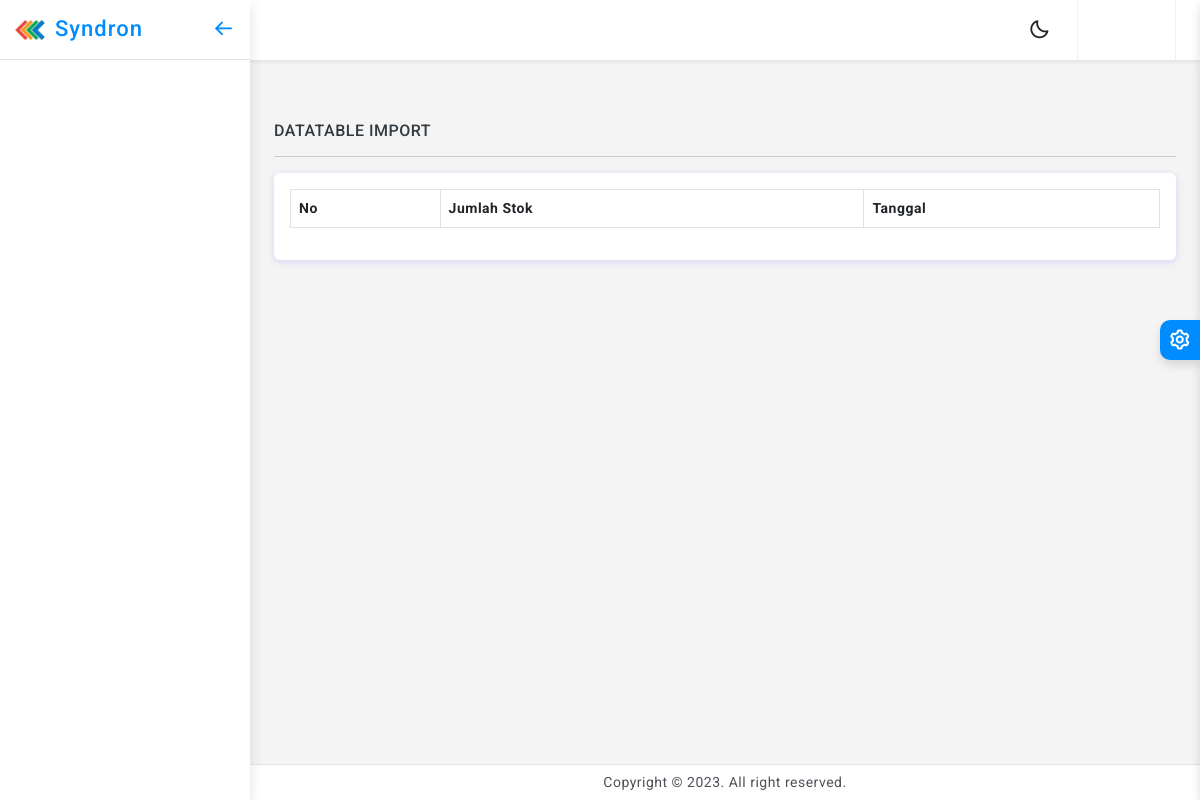
The page /index.php/solar on the database as committed earlier.
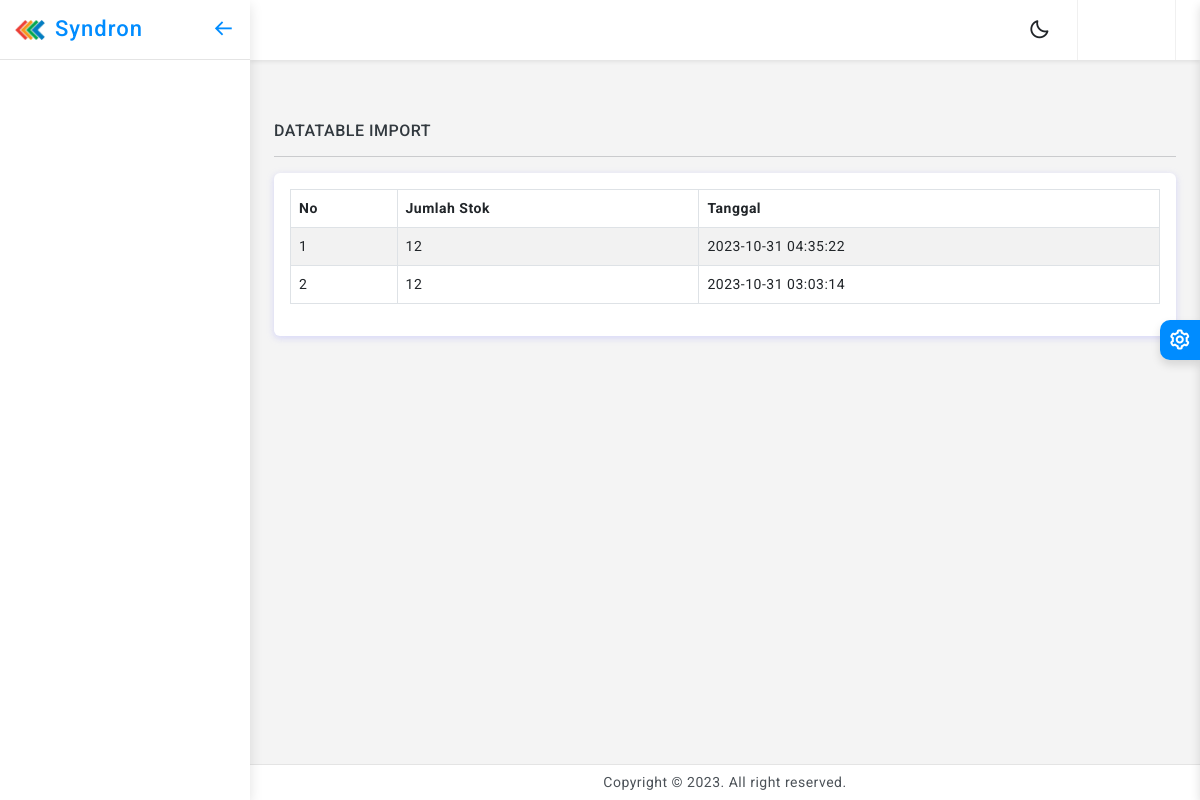
The same page on the database as committed later.
### tables this page shows
CREATE TABLE `solar` (
  `ID_Solar` int(11) NOT NULL,
  `Jumlah_Stok` int(11) DEFAULT NULL,
  `created_at` timestamp NOT NULL DEFAULT current_timestamp()
);

### application/controllers/Solar.php (called while the page is built, shortened)
<?php
class Solar extends CI_Controller
{
    public function index()
    {
        $this->data['idbo'] = $this->session->userdata('ses_id');
		$this->load->model('Solar_Model');
        $data = $this->Solar_Model->get_solar_list();
        $this->data['title_web'] = 'Data Solar';
        $this->load->view('template/header_view',$this->data);
        $this->load->view('template/sidebar_view',$this->data);
        $this->load->view('solar/listSolar',['data' => $data]);
        $this->load->view('template/footer_view',$this->data);
    }
}

### index.php (called while the page is built, shortened)
<?php
require_once BASEPATH.'core/CodeIgniter.php';

### application/models/Solar_Model.php (called while the page is built, shortened)
<?php
class Solar_Model extends CI_Model{
    public function get_solar_list(){
        $this->db->order_by('ID_solar', 'DESC');
        return $this->db->get('solar')->result();
    }
}

### application/views/solar/listSolar.php (the view, shortened to what this page needs)
<div class="page-wrapper">
    <div class="page-content">
        <div class="page-breadcrumb d-none d-sm-flex align-items-center mb-3">
        </div>
        <h6 class="mb-0 text-uppercase">DataTable Import</h6>
        <hr />
        <div class="card">
            <div class="card-body">
                <div class="table-responsive">
                    <table id="example2" class="table table-striped table-bordered">
                        <thead>
                            <tr>
                                <th>No</th>
                                <th>Jumlah Stok</th>
                                <th>Tanggal</th>
                            </tr>
                        </thead>
                        <tbody>
                            <?php $no = 1;
                            foreach ($data as $isi): ?>
                                <tr>
                                    <td>
                                        <?= $no; ?>
                                    </td>
                                    <td>
                                        <?= $isi->Jumlah_Stok; ?>
                                    </td>
                                    <td>
                                        <?= $isi->created_at; ?>
                                    </td>
                                </tr>
                                <?php $no++; endforeach; ?>
                        </tbody>
                    </table>
                </div>
            </div>
        </div>
    </div>
</div>

### application/views/template/header_view.php (shortened to what this page needs)
<!doctype html>
<html lang="en">
<head>
  <link href="<?php echo base_url(); ?>assets/plugins/vectormap/jquery-jvectormap-2.0.2.css" rel="stylesheet" />
  <link href="<?php echo base_url(); ?>assets/plugins/simplebar/css/simplebar.css" rel="stylesheet" />
  <link href="<?php echo base_url(); ?>assets/plugins/perfect-scrollbar/css/perfect-scrollbar.css" rel="stylesheet" />
  <link href="<?php echo base_url(); ?>assets/plugins/metismenu/css/metisMenu.min.css" rel="stylesheet" />
  <link href="<?php echo base_url(); ?>assets/plugins/datatable/css/dataTables.bootstrap5.min.css" rel="stylesheet" />
  <link href="<?php echo base_url(); ?>assets/css/pace.min.css" rel="stylesheet" />
  <link href="<?php echo base_url(); ?>assets/css/bootstrap.min.css" rel="stylesheet">
  <link href="<?php echo base_url(); ?>assets/css/bootstrap-extended.css" rel="stylesheet">
  <link href="<?php echo base_url(); ?>assets/css/app.css" rel="stylesheet">
  <link href="<?php echo base_url(); ?>assets/css/icons.css" rel="stylesheet">
  <link rel="stylesheet" href="<?php echo base_url(); ?>assets/css/dark-theme.css" />
  <link rel="stylesheet" href="<?php echo base_url(); ?>assets/css/semi-dark.css" />
  <link rel="stylesheet" href="<?php echo base_url(); ?>assets/css/header-colors.css" />
  <link rel="stylesheet" href="https://cdn.jsdelivr.net/npm/sweetalert2@11/dist/sweetalert2.min.css">
</head>
<body>
  <div class="wrapper">
    <header>
      <div class="topbar d-flex align-items-center">
        <nav class="navbar navbar-expand gap-3">
          <div class="top-menu ms-auto">
            <ul class="navbar-nav align-items-center gap-1">
              <li class="nav-item dark-mode d-none d-sm-flex" onClick="handleClickDarkMode()">
                <a class="nav-link dark-mode-icon" href="javascript:;"><i class='bx bx-moon'></i>
                </a>
              </li>
            </ul>
          </div>
          <div class="user-box dropdown px-3">
            <a class="d-flex align-items-center nav-link dropdown-toggle gap-3 dropdown-toggle-nocaret" href="#" role="button" data-bs-toggle="dropdown" aria-expanded="false">
            <?php
            $d = $this->db->query("SELECT * FROM tbl_login WHERE id_login='$idbo'")->row();
            if (isset($d->foto)) {
            ?>
              <img src="<?php echo base_url(); ?>assets/images/pengguna/<?php echo $d->foto; ?>" class="user-img" alt="user avatar">
              <?php } else { ?>
              <i class="fa fa-user fa-4x" style="color:#fff;"></i>
            <?php } ?>
            </a>
          </div>
        </nav>
      </div>
    </header>

### application/views/template/sidebar_view.php (shortened to what this page needs)
<div class="sidebar-wrapper" data-simplebar="true">
    <div class="sidebar-header">
        <div>
            <img src="<?php echo base_url(); ?>assets/images/logo-icon.png" class="logo-icon" alt="logo icon">
        </div>
        <div>
            <h4 class="logo-text">Syndron</h4>
        </div>
        <div class="toggle-icon ms-auto"><i class='bx bx-arrow-back'></i>
        </div>
    </div>
    <ul class="metismenu" id="menu">
    </ul>
</div>

### application/views/template/footer_view.php (shortened to what this page needs)
<footer class="page-footer">
  <p class="mb-0">Copyright © 2023. All right reserved.</p>
</footer>
</div>
<div class="switcher-wrapper">
  <div class="switcher-btn"> <i class='bx bx-cog bx-spin'></i>
  </div>
</div>
</html>

### assets/css/app.css (style rules this page uses)
body { font-size: 14px; color: #4c5258; letter-spacing: 0.5px; background: #f4f4f4; overflow-x: hidden; font-family: Roboto, sans-serif; }
a { text-decoration: none; }
.wrapper { width: 100%; position: relative; }
.sidebar-wrapper { width: 250px; height: 100%; position: fixed; top: 0; bottom: 0; left: 0; background: #fff; border-right: 0 solid #e4e4e4; z-index: 11; box-shadow: 0 0.3rem 0.8rem rgba(0, 0, 0, 0.12); transition: all 0.2s ease-out; }
.sidebar-header { width: 250px; height: 60px; display: flex; align-items: center; position: fixed; top: 0; bottom: 0; padding: 0 15px; z-index: 5; background: #fff; background-clip: padding-box; border-bottom: 1px solid #e4e4e4; }
.logo-icon { width: 30px; }
.logo-text { font-size: 22px; margin-left: 10px; margin-bottom: 0; letter-spacing: 1px; color: #008cff; }
.toggle-icon { font-size: 22px; cursor: pointer; color: #008cff; }
.topbar { position: fixed; top: 0; left: 250px; right: 0; height: 60px; background: #fff; border-bottom: 1px solid rgb(228 228 228 / 0%); z-index: 10; -webkit-box-shadow: 0 0.125rem 0.25rem rgba(0, 0, 0, 0.075); box-shadow: 0 0.125rem 0.25rem rgba(0, 0, 0, 0.075); }
.topbar .navbar { width: 100%; height: 60px; padding-left: 1.5rem; padding-right: 1.5rem; }
.page-wrapper { height: 100%; margin-top: 60px; margin-bottom: 30px; margin-left: 250px; }
.page-content { padding: 1.5rem 1.5rem 0.7rem 1.5rem; }
.page-footer { background: #fff; left: 250px; right: 0; bottom: 0; position: fixed; text-align: center; padding: 7px; font-size: 14px; border-top: 1px solid #e4e4e4; z-index: 3; }
.sidebar-wrapper ul { padding: 0; margin: 0; list-style: none; background: 0 0; }
.sidebar-wrapper .metismenu { background: 0 0; display: -webkit-box; display: -ms-flexbox; display: flex; padding: 10px; margin-top: 60px; -webkit-box-orient: vertical; -webkit-box-direction: normal; -ms-flex-direction: column; flex-direction: column; }
.topbar .navbar .navbar-nav .nav-item { display: flex; align-items: center; justify-content: center; width: auto; height: 60px; }
.topbar .navbar .navbar-nav .nav-link { color: #212529; font-size: 22px; border-radius: 50%; display: flex; align-items: center; justify-content: center; width: 42px; height: 42px; transition: 0.3s cubic-bezier(0.075, 0.82, 0.165, 1); }
.dropdown-toggle-nocaret:after { display: none; }
.user-box { display: flex; align-items: center; height: 60px; border-left: 1px solid #f0f0f0; border-right: 1px solid #f0f0f0; }
.switcher-wrapper { width: 280px; height: 100%; position: fixed; right: -280px; top: 0; bottom: 0; z-index: 16; background: #fff; border-left: 0 solid #d2d2d2; box-shadow: 0 0.3rem 0.6rem rgba(0, 0, 0, 0.13); transition: all 0.2s ease-out; }
.switcher-btn { width: 40px; height: 40px; line-height: 40px; font-size: 24px; background: #008cff; box-shadow: 0 0.3rem 0.6rem rgba(0, 0, 0, 0.13); color: #fff; text-align: center; border-top-left-radius: 10px; border-bottom-left-radius: 10px; position: absolute; top: 40%; right: 100%; cursor: pointer; }

Rows that differ between the two databases and show on the page:
added solar: Jumlah_Stok "12", created_at "2023-10-31 04:35:22"
added solar: Jumlah_Stok "12", created_at "2023-10-31 03:03:14"
